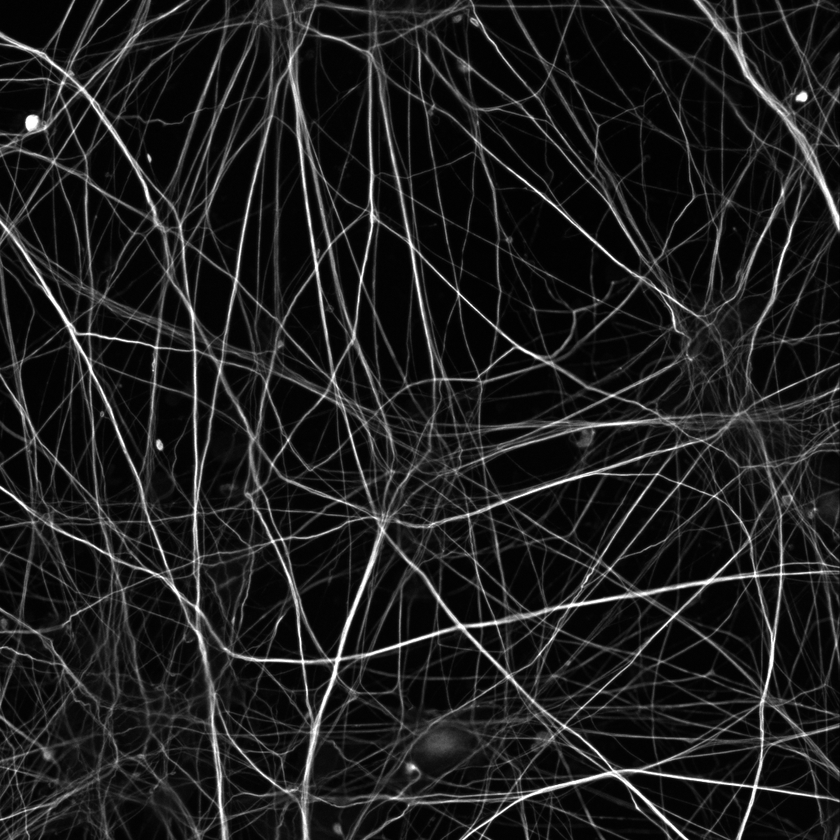
#> input picture src/axonbead_ml/api/sample_images/control.png, 840 x 840 px, shrunk from 1024 x 1024 before the run
$ python -i baseline.py   (imports and definitions only)
#> lines starting #> are read from the running program, lines starting #| are printed output that depends on the picture; after the words box and inside, x2 and y2 are one past the last pixel; in counts of white or black regions, pixels touching at a corner belong together
#> further down, picture is the input picture: shape (840, 840); min 1, max 255, mean 30.9
"""
Classical baseline bead detector.

This exists so the eventual deep-learning model has something concrete to
beat, measured on your own annotated ground truth — not just "the model
seemed to work." It's a self-contained threshold + connected-components
detector, independent of AxonBead's internal code, for the same reason the
annotation tool avoided depending on unverified internal functions: it's
transparent, easy to reason about, and won't break if AxonBead's internals
change.

This mirrors the *idea* behind AxonBead's own classical bead detection
(intensity threshold + size/shape filtering) without depending on its
exact implementation.
"""

import numpy as np
from skimage import filters, measure


def detect_beads(
    image: np.ndarray,
    threshold_method: str = "manual",
    manual_threshold: float = 220,
    min_area: int = 25,
    max_area: int = 200,
    min_circularity: float = 0.6,
) -> np.ndarray:
    """Detect bead-like blobs in a 2D image, return an (N, 2) array of (y, x) centroids.

    Parameters
    ----------
    threshold_method: "manual", "otsu" or "triangle" — manual thesholding and
        two standard automatic thresholding methods from scikit-image. Otsu
        assumes a roughly bimodal intensity histogram (background vs. foreground);
        triangle tends to work better when foreground pixels are a small minority,
        which is often the case for sparse bead-like structures.
    min_area, max_area: pixel-area bounds, filters out noise (too small)
        and large clumps/artifacts (too big).
    min_circularity: 4*pi*area / perimeter^2, ranges 0-1 where 1 is a
        perfect circle. Filters out elongated/irregular blobs that don't
        look bead-like.
    """
#> called with threshold_method = 'manual', manual_threshold = 220, min_area = 25, max_area = 200, min_circularity = 0.6
    if threshold_method == "manual":
        threshold = int(manual_threshold)
    elif threshold_method == "otsu":
        threshold = filters.threshold_otsu(image)
    elif threshold_method == "triangle":
        threshold = filters.threshold_triangle(image)
    else:
        raise ValueError(f"Unknown threshold_method: {threshold_method}")

    binary = image > threshold
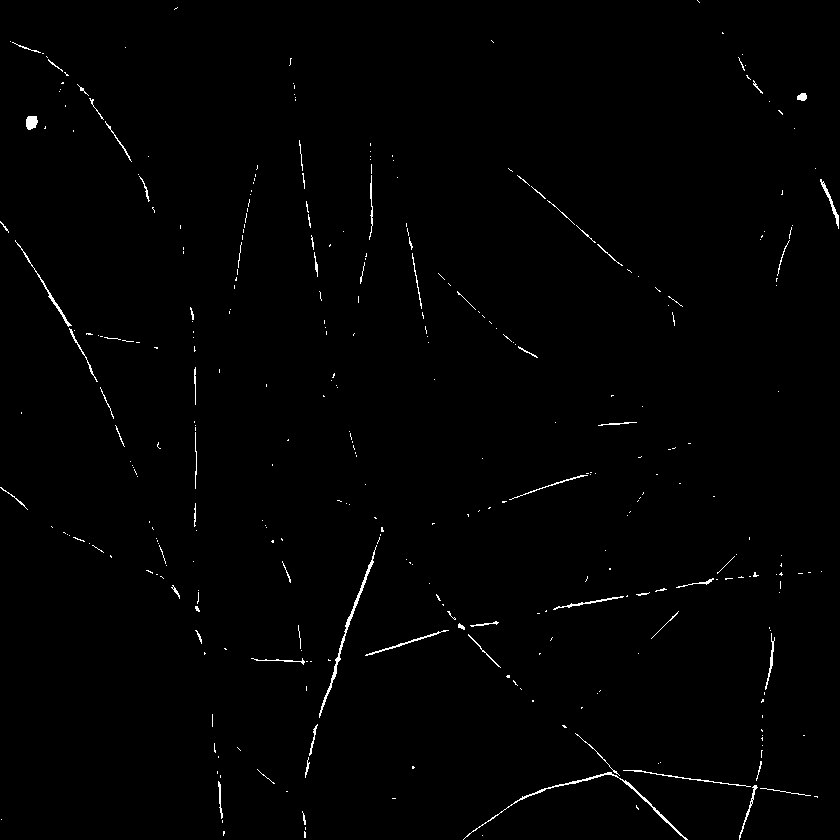
#> binary: shape (840, 840) bool; 0.82% white in thin lines or dots
    labeled = measure.label(binary)
#> labeled: shape (840, 840) int32; 347 distinct labels, from 0 to 346
    regions = measure.regionprops(labeled)
#> regions = 346 regions; largest, box (x1, y1, x2, y2) and area: (463, 772, 688, 840) 512, (319, 545, 377, 718) 476, (15, 240, 72, 327) 202, (365, 630, 449, 656) 171, (623, 770, 751, 787) 170

    centroids = []
    for region in regions:
        if not (min_area <= region.area <= max_area):
            continue
        if region.perimeter == 0:
            continue
        circularity = 4 * np.pi * region.area / (region.perimeter ** 2)
        if circularity < min_circularity:
            continue
        centroids.append(region.centroid)  # (row, col) == (y, x)
#> this loop made 346 passes
#> circularity on passes 6, 13, 17: 0.312, 0.416, 0.61
#> after the loop, centroids = [(86.66, 756.8), (96.59, 801.8), (121.9, 31.09), (313.4, 191.7), (626.2, 460.8), (636.2, 198.8), (818.4, 303.7)]

    return np.array(centroids) if centroids else np.empty((0, 2))

>>> import cv2
>>> picture = cv2.imread('../api/sample_images/control.png', cv2.IMREAD_GRAYSCALE)
>>> result = detect_beads(picture)
#> result = [[86.66, 756.8], [96.59, 801.8], [121.9, 31.09], [313.4, 191.7], [626.2, 460.8], [636.2, 198.8], [818.4, 303.7]]

$ run again, on src/axonbead_ml/api/sample_images/high_beads.png
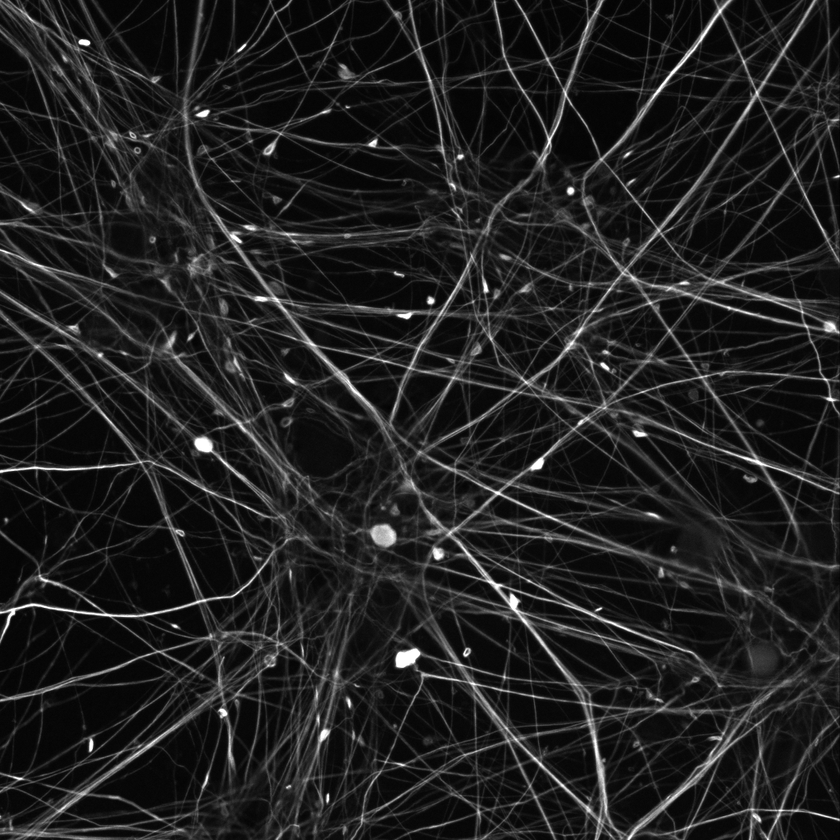
#> input picture src/axonbead_ml/api/sample_images/high_beads.png, 840 x 840 px, shrunk from 1024 x 1024 before the run
#> picture is the input picture: shape (840, 840); min 3, max 255, mean 32.2
#> in detect_beads, `binary = image > threshold`:
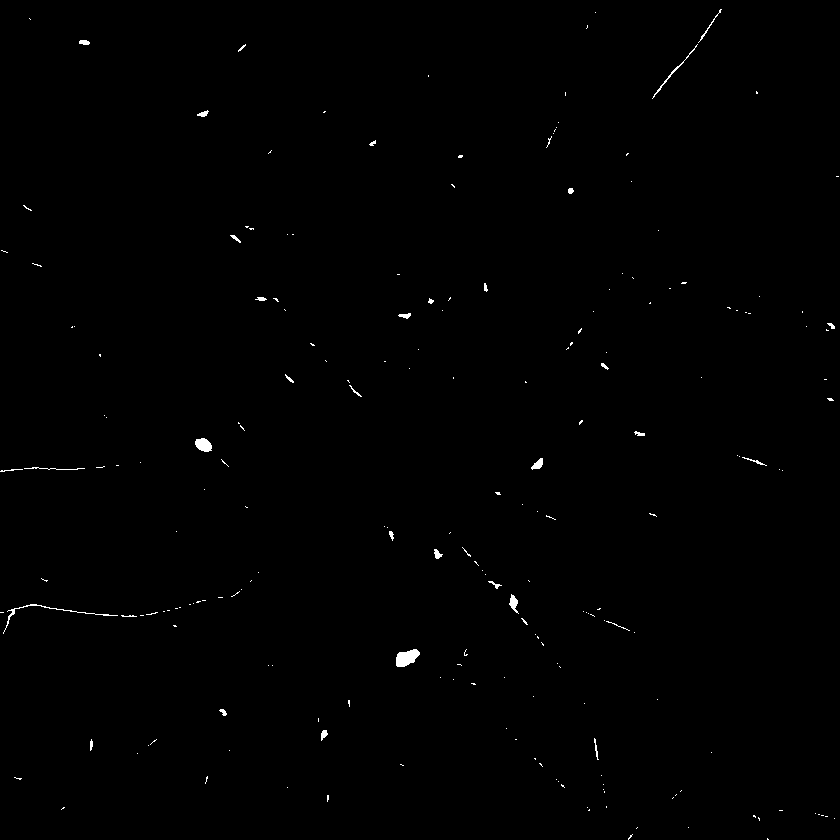
#> binary: shape (840, 840) bool; 0.37% white; 211 white regions (177 under 20 px)
#> labeled: shape (840, 840) int32; 212 distinct labels, from 0 to 211
#> regions = 211 regions; largest, box (x1, y1, x2, y2) and area: (396, 649, 420, 667) 295, (3, 604, 118, 634) 186, (195, 438, 212, 452) 177, (652, 44, 698, 99) 108, (509, 594, 519, 614) 98
#> the loop in detect_beads, `for region in regions:` made 211 passes
#> circularity on passes 1, 5, 7: 0.239, 0.9, 0.162
#> after the loop in detect_beads, `for region in regions:`: centroids = 19 items, first 6: (41.98, 83.93), (113.5, 202.9), (190.4, 570.3), (238, 235.2), (287.2, 485.1), (298.5, 260.8)
#> result = 19 rows, first 8: [41.98, 83.93], [113.5, 202.9], [190.4, 570.3], [238, 235.2], [287.2, 485.1], [298.5, 260.8], [315.2, 404.7], [325.3, 831.1]

$ run again, on src/axonbead_ml/api/sample_images/low_beads.png
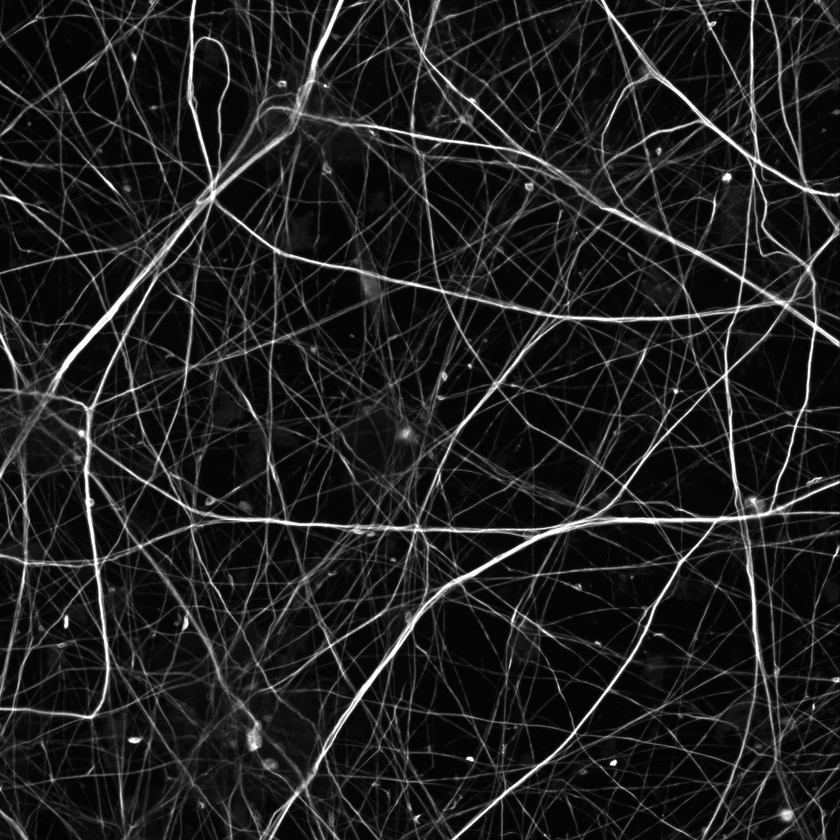
#> input picture src/axonbead_ml/api/sample_images/low_beads.png, 840 x 840 px, shrunk from 1024 x 1024 before the run
#> picture is the input picture: shape (840, 840); min 1, max 255, mean 31.6
#> in detect_beads, `binary = image > threshold`:
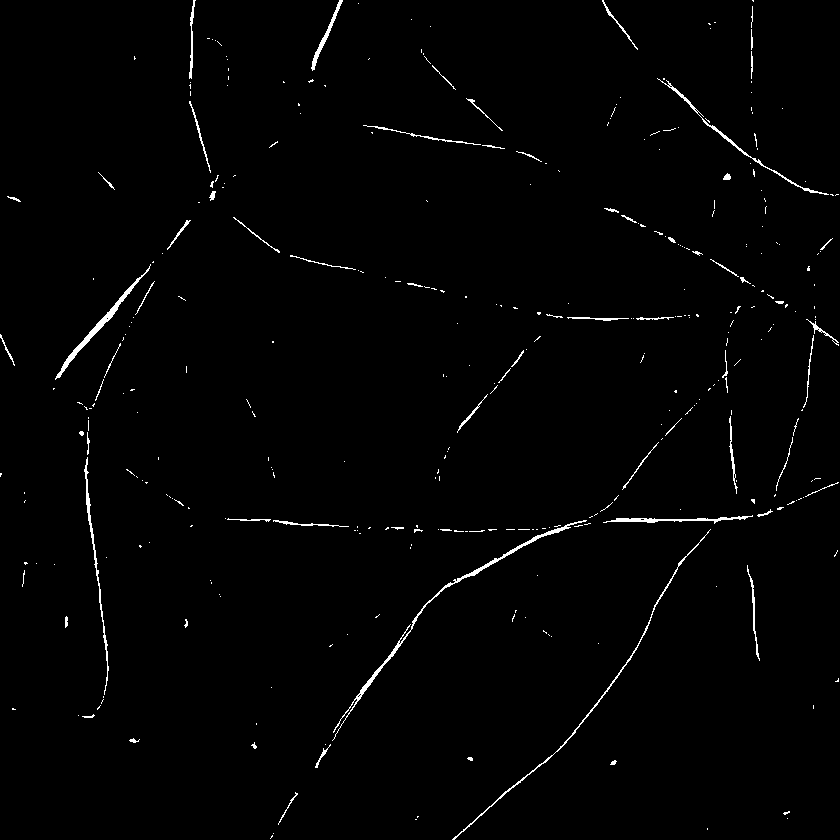
#> binary: shape (840, 840) bool; 1.2% white in thin lines or dots
#> in detect_beads, `labeled = measure.label(binary)`:
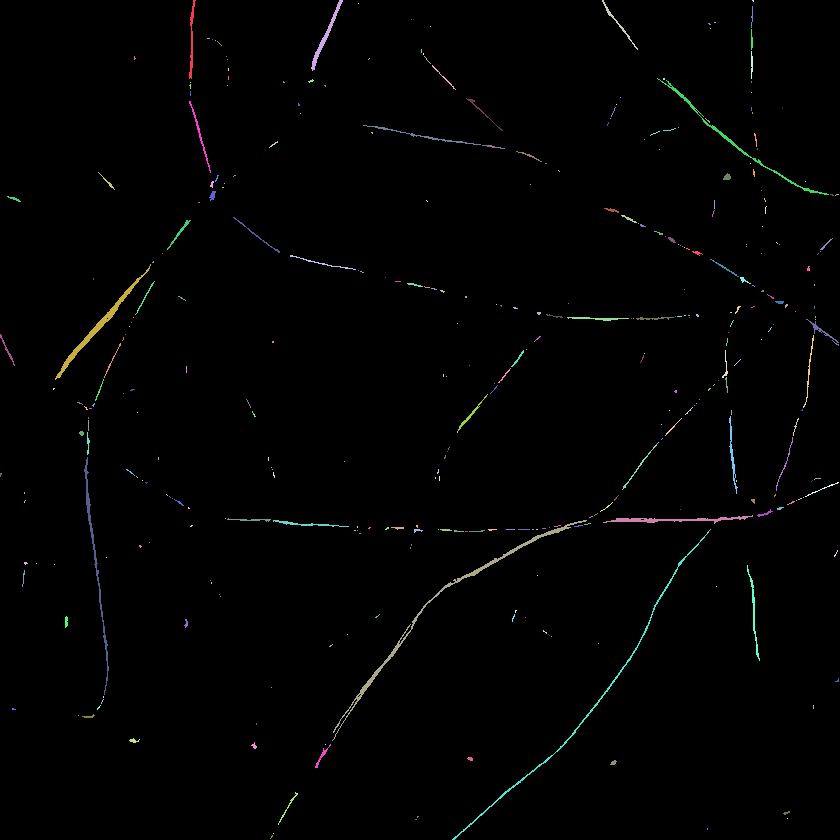
#> labeled: shape (840, 840) int32; 353 distinct labels, from 0 to 352; one colour per label, 0 black
#> regions = 352 regions; largest, box (x1, y1, x2, y2) and area: (332, 520, 587, 741) 1016, (452, 529, 711, 840) 658, (55, 264, 151, 380) 657, (84, 457, 109, 695) 499, (657, 78, 829, 195) 468
#> the loop in detect_beads, `for region in regions:` made 352 passes
#> circularity on passes 1, 3, 12: 0.107, 0.161, 0.447
#> after the loop in detect_beads, `for region in regions:`: centroids = [(176.7, 726.8), (195.2, 212.2), (239.4, 671.4), (244.2, 825.5), (279.7, 743.6), (513.3, 764.5), (621.4, 65.9), (716.2, 88.56), (740.3, 133.4)]
#> result = [[176.7, 726.8], [195.2, 212.2], [239.4, 671.4], [244.2, 825.5], [279.7, 743.6], [513.3, 764.5], [621.4, 65.9], [716.2, 88.56], [740.3, 133.4]]
